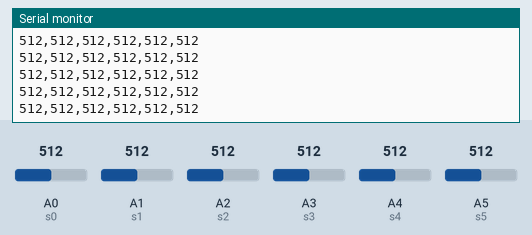
Simulated run of this program. Board: Arduino Nano, built with avr-gcc and run on an emulated ATmega328P. Shown: the last lines printed to the serial monitor. The inputs (shaded band) are chosen by the test bench; at power-on: A1 (s1) = 512, A0 (s0) = 512, A2 (s2) = 512, A3 (s3) = 512, A4 (s4) = 512, A5 (s5) = 512.

Above: at 2.7 s.
2.8 s: A1 (s1) set to 105
At 2.85 s:
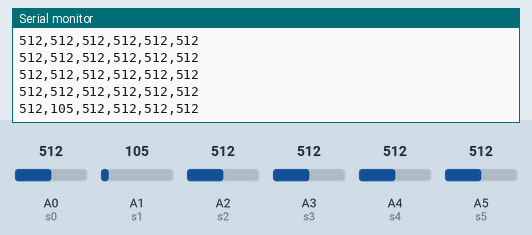
5.8 s: A1 (s1) set to 90
At 5.8 s:
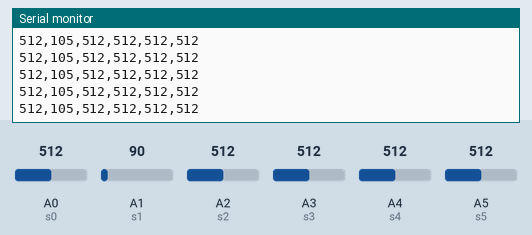
Timing chart, 0 to 8.8 s (numbered marks = the images above; inputs shaded):
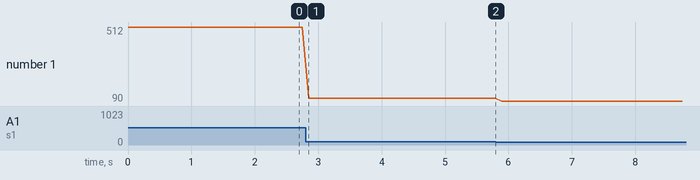

Measured:
- after the input at 2.8 s, the serial monitor: prints a new line after 0.05 s (image 1)
- plotted number 1: 512 → 105 after the input at 2.8 s, 105 → 90 after the input at 5.8 s

The program:

main.cpp
```cpp
#include <Arduino.h>
int s0 = 0; //asignación del sensor 0 al pin A0
int s1 = 1; //asignación del sensor 0 al pin A0
int s2 = 2; //asignación del sensor 0 al pin A0
int s3 = 3; //asignación del sensor 0 al pin A0
int s4 = 4; //asignación del sensor 0 al pin A0
int s5 = 5; //asignación del sensor 0 al pin A0
int lec0 = 0;
int lec1 = 1;
int lec2 = 2;
int lec3 = 3;
int lec4 = 4;
int lec5 = 5;

void setup() {
  // put your setup code here, to run once:
  Serial.begin(9600); //inicia la comunicación serie a 9600 baudios
}

void loop() {
  // put your main code here, to run repeatedly:
  lec0 = analogRead(s0);
  lec1 = analogRead(s1);
  lec2 = analogRead(s2);
  lec3 = analogRead(s3);
  lec4 = analogRead(s4);
  lec5 = analogRead(s5);
  Serial.print(lec0);
  Serial.print(",");
  Serial.print(lec1);
  Serial.print(",");
  Serial.print(lec2);
  Serial.print(",");
  Serial.print(lec3);
  Serial.print(",");
  Serial.print(lec4);
  Serial.print(",");
  Serial.println(lec5);
  delay(100);
}
```
